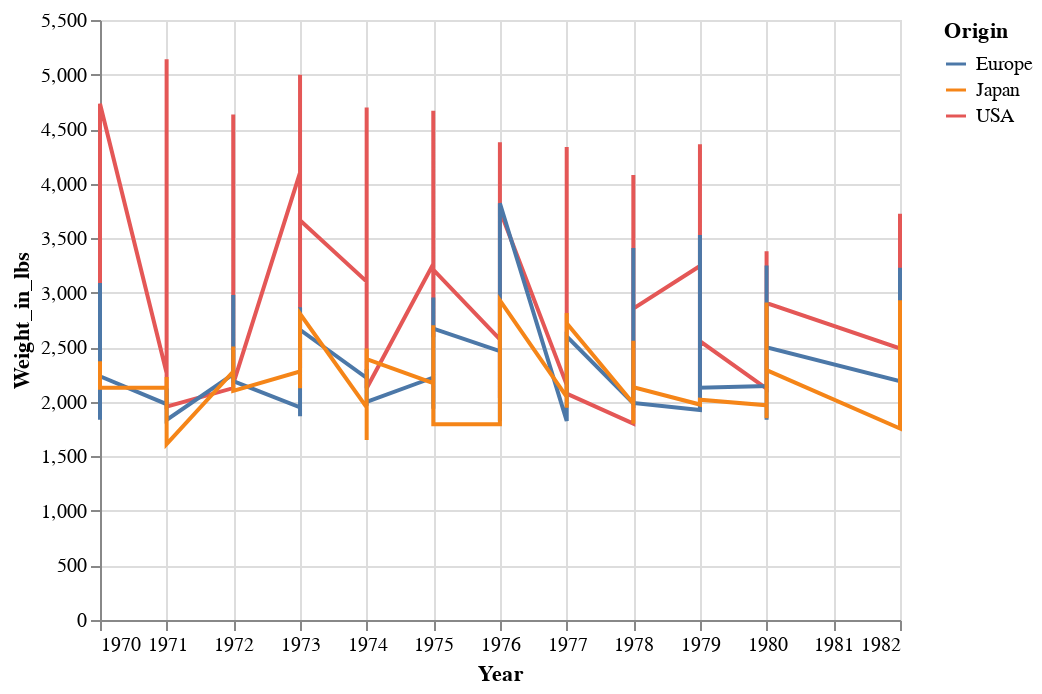

Here is the notebook cell this chart was saved with:
### Code cell
alt.Chart(cars).mark_line().encode(
    x='Year',
    y='Weight_in_lbs',
    color='Origin'
)

### Figure 1 — Vega-Lite specification as saved in the notebook (floating-point values rounded to 4 significant figures; data arrays with more than 128 entries replaced by an {"elided": "..."} marker saying what was removed)
{"config": {"view": {"continuousWidth": 400, "continuousHeight": 300}}, "data": {"name": "data-f02450ab61490a1363517a0190416235"}, "mark": "line", "encoding": {"color": {"field": "Origin", "type": "nominal"}, "x": {"field": "Year", "type": "temporal"}, "y": {"field": "Weight_in_lbs", "type": "quantitative"}}, "$schema": "https://vega.github.io/schema/vega-lite/v4.17.0.json", "datasets": {"data-f02450ab61490a1363517a0190416235": {"elided": "406 records"}}}
